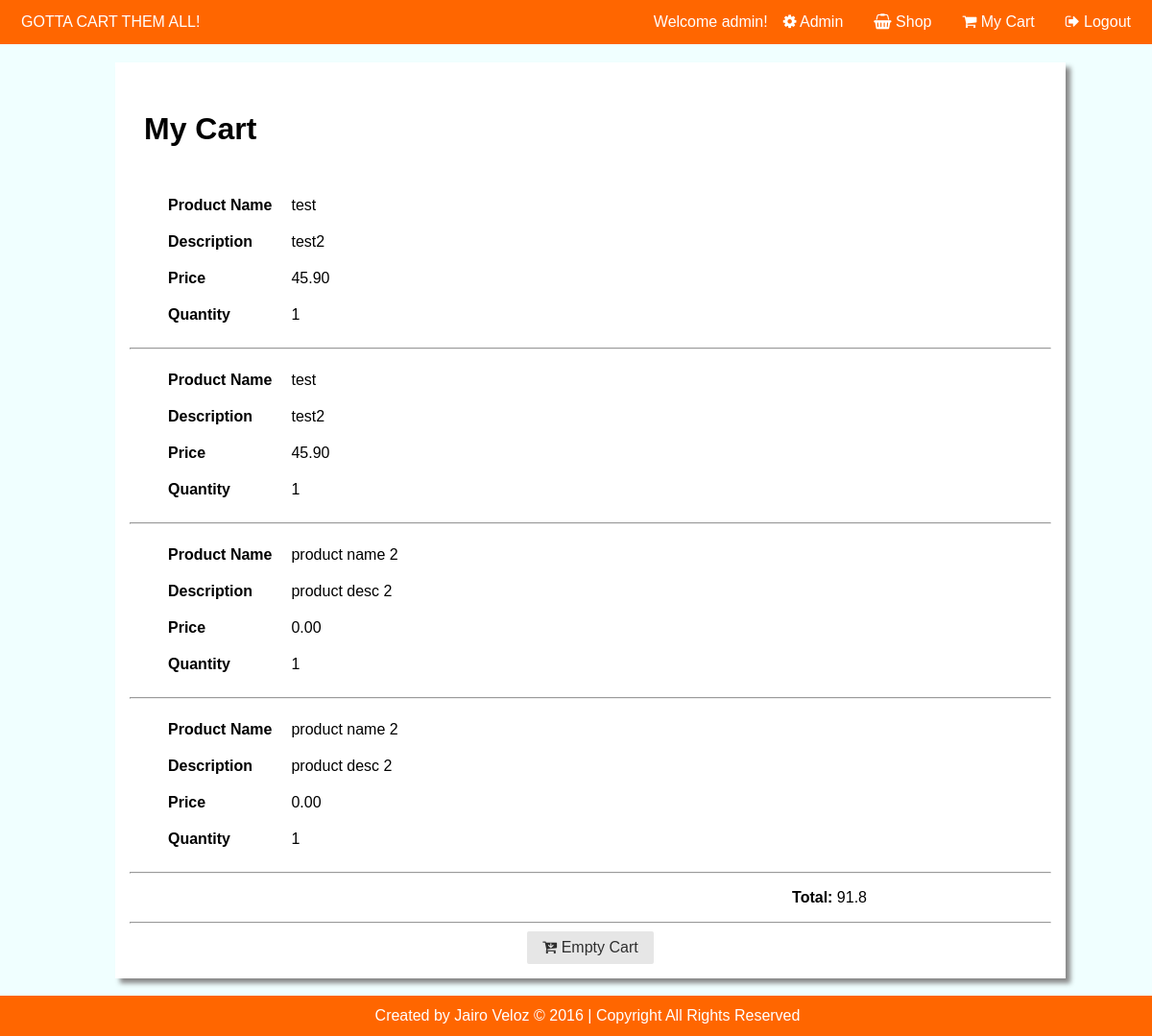
The page /cart.php (signed in) on the database its author committed.
### tables this page shows
CREATE TABLE `products` (
  `product_id` int(10) NOT NULL,
  `name` varchar(25) NOT NULL,
  `description` varchar(100) NOT NULL,
  `price` float(5,2) NOT NULL,
  `quantity` smallint(5) NOT NULL,
  `image` varchar(100) NOT NULL,
  `sale_price` float(5,2) NOT NULL,
  `on_sale` tinyint(1) NOT NULL
);

### DB/PDO.class.php (called while the page is built, shortened)
<?php
    class DB {
        private $dbh;
        private static $instance = null;
        public static function getInstance() {
            if (null === self::$instance) {
                self::$instance = new DB();
            }
            return self::$instance;
        }
        private function __construct() {
            try {
                $this->dbh = new PDO("mysql:host=$host;dbname=$db", $user, $pass);
                $this->dbh->setAttribute(PDO::ATTR_ERRMODE, PDO::ERRMODE_EXCEPTION);
            } catch (PODException $e) {
                die("Bad database connection");
            }
        }
        function getObjectById($table) {
            try {
                $stmt = $this->dbh->prepare($table->getSelectById());
                $stmt->execute(array("id"=>$table->getId()));
                $stmt->setFetchMode(PDO::FETCH_CLASS, $table->getClassName());
                $item = $stmt->fetch();
                return $item;
            } catch (PDOException $e) {
                echo $e->getMessage();
            }
        }
        function getCartByUser($table) {
            try {
                $stmt = $this->dbh->prepare($table->getSelectByUser());
                $stmt->execute(array("user_id"=>$table->getUser_id()));
                if ($stmt->rowCount() === 0) {
                    return false;
                } else {
                    $data = Array();
                    $stmt->setFetchMode(PDO::FETCH_CLASS, $table->getClassName());
                    while($object = $stmt->fetch()) {
                        $data[] = $object;
                    }
                    return $data;
                }
            } catch (PDOException $e) {
                echo $e->getMessage();
            }
        }
    }

### DB/Cart.class.php (called while the page is built, shortened)
<?php
    class Cart implements Table {
        private $user_id;
        function getUser_id(){ return $this->user_id; }
        function setUser_id($user_id) { $this->user_id = $user_id; }
        function getSelectByUser() { return "SELECT * FROM carts WHERE user_id = :user_id"; }
        public function getClassName() { return "Cart"; }
    }

### DB/Product.class.php (called while the page is built, shortened)
<?php
    class Product implements Table {
        private $product_id;
        private $name;
        private $description;
        private $price;
        private $sale_price;
        private $on_sale;
        function getName(){ return $this->name; }
        function getDescription(){ return $this->description; }
        function getCartPrice() { return ($this->on_sale?$this->sale_price:$this->price); }
        function setProduct_id($product_id) { $this->product_id = $product_id; }
        public function getId() { return $this->product_id; }
        public function getClassName() { return "Product"; }
        public function getSelectById() { return "SELECT * FROM products WHERE product_id = :id"; }
    }

### cart.php (the view, shortened to what this page needs)
<?php
    require_once("LIB_project1.php");
    require_once("./DB/PDO.class.php");
    require_once("./DB/Product.class.php");
    require_once("./DB/Cart.class.php");
    $db = DB::getInstance();
    $products = array();
    $total = 0;
    if($_SERVER['REQUEST_METHOD'] === 'GET') {
        $cart = new Cart();
        $cart->setUser_id($_SESSION['user']['user_id']);
        $carts = $db->getCartByUser($cart);
        if(!$carts) {
            echo "hey";
            $msg['code'] = "WARNING";
            $msg['mesg'] = "You do not have any products in your cart";
        } else {
            foreach($carts as $cart) {
                $product = new Product();
                $product->setProduct_id($cart->getProduct_id());
                $product = $db->getObjectById($product);
                $products[] = $product;
                $total += $product->getCartPrice();
            }
        }
    } else if($_SERVER['REQUEST_METHOD'] === 'POST') {
        $cart = new Cart();
        $cart->setUser_id($_SESSION['user']['user_id']);
        $db->deleteCartByUser($cart);
        $msg['code'] = "WARNING";
        $msg['mesg'] = "You do not have any products in your cart";
    }
?>
        <div class="content-wrapper">
            <div class="content">
                <?php
                    if($carts) {
                ?>
                <div class="cart-div">
                    <h1 class="content-head is-center cart-title">My Cart</h1>
                    <?php
                    foreach ($products as $product) {
                        echo<<<EOF
                        <div class="product">
                            <div class="product-desc">
                                <table>
                                    <tr>
                                        <th>Product Name</th>
                                        <td>{$product->getName()}</td>
                                    </tr>
                                    <tr>
                                        <th>Description</th>
                                        <td>{$product->getDescription()}</td>
                                    </tr>
                                    <tr>
                                        <th>Price</th>
                                        <td>{$product->getCartPrice()}</td>
                                    </tr>
                                    <tr>
                                        <th>Quantity</th>
                                        <td>1</td>
                                    </tr>
                                </table>
                            </div>
                        </div>
                        <hr />
EOF;
                    } ?>
                    <p class="total-cart"><strong>Total:</strong> <?= $total ?></p>
                    <hr />
                    <form method="post" action="" class="center-align">
                        <button class="pure-button button-warning" type="submit"><i class="fa fa-cart-arrow-down"></i> Empty Cart</button>
                    </form>
                </div> <?php } ?>
            </div>
        </div>

### assets/css/pure-release-0.6.0/pure-min.css (style rules this page uses)
html { font-family:sans-serif;-ms-text-size-adjust:100%;-webkit-text-size-adjust:100% }
body { margin:0 }
b,strong { font-weight:700 }
h1 { font-size:2em;margin:.67em 0 }
hr { -moz-box-sizing:content-box;box-sizing:content-box;height:0 }
button,input,optgroup,select,textarea { color:inherit;font:inherit;margin:0 }
button { overflow:visible }
button,select { text-transform:none }
button,html input[type=button],input[type=reset],input[type=submit] { -webkit-appearance:button;cursor:pointer }
table { border-collapse:collapse;border-spacing:0 }
td,th { padding:0 }
.pure-button { display:inline-block;zoom:1;line-height:normal;white-space:nowrap;vertical-align:middle;text-align:center;cursor:pointer;-webkit-user-drag:none;-webkit-user-select:none;-moz-user-select:none;-ms-user-select:none;user-select:none;-webkit-box-sizing:border-box;-moz-box-sizing:border-box;box-sizing:border-box }
.pure-button { font-family:inherit;font-size:100%;padding:.5em 1em;color:#444;color:rgba(0,0,0,.8);border:1px solid #999;border:0 rgba(0,0,0,0);background-color:#E6E6E6;text-decoration:none;border-radius:2px }

### assets/css/custom.css (style rules this page uses)
.content-wrapper { margin-top: 5%; }
.content { width: 80%; margin: 0 auto; margin-bottom: 5%; }
body { background-color: #F0FFFF; }
.on-sale-title, .catalog-title, .cart-title { padding: 15px; }
.on-sale-div, .catalog-div, .cart-div, .add-admin-div, .update-admin-div { background-color: #fff; padding: 15px; margin-top: 5px; box-shadow: 5px 5px 5px #888888; width: 100%; display: inline-block; }
.product-img, .product-desc { float: left; padding: 5px; }
.product-desc { margin-left: 25px; }
.product-desc table tr { text-align: left; }
.product-desc table tr th, .product-desc table tr td { padding: 10px; }
.product { display: table; margin-bottom: 10px; }
.center-align { text-align: center; }
.total-cart { text-align: right; padding-right: 20%; }

### rows shown on the page
products: name "test", description "test2", sale_price "45.90"
products: name "product name 2", description "product desc 2", sale_price "0.00"

### other values the page prints
$user_name "Welcome admin!"
$total "91.8"
